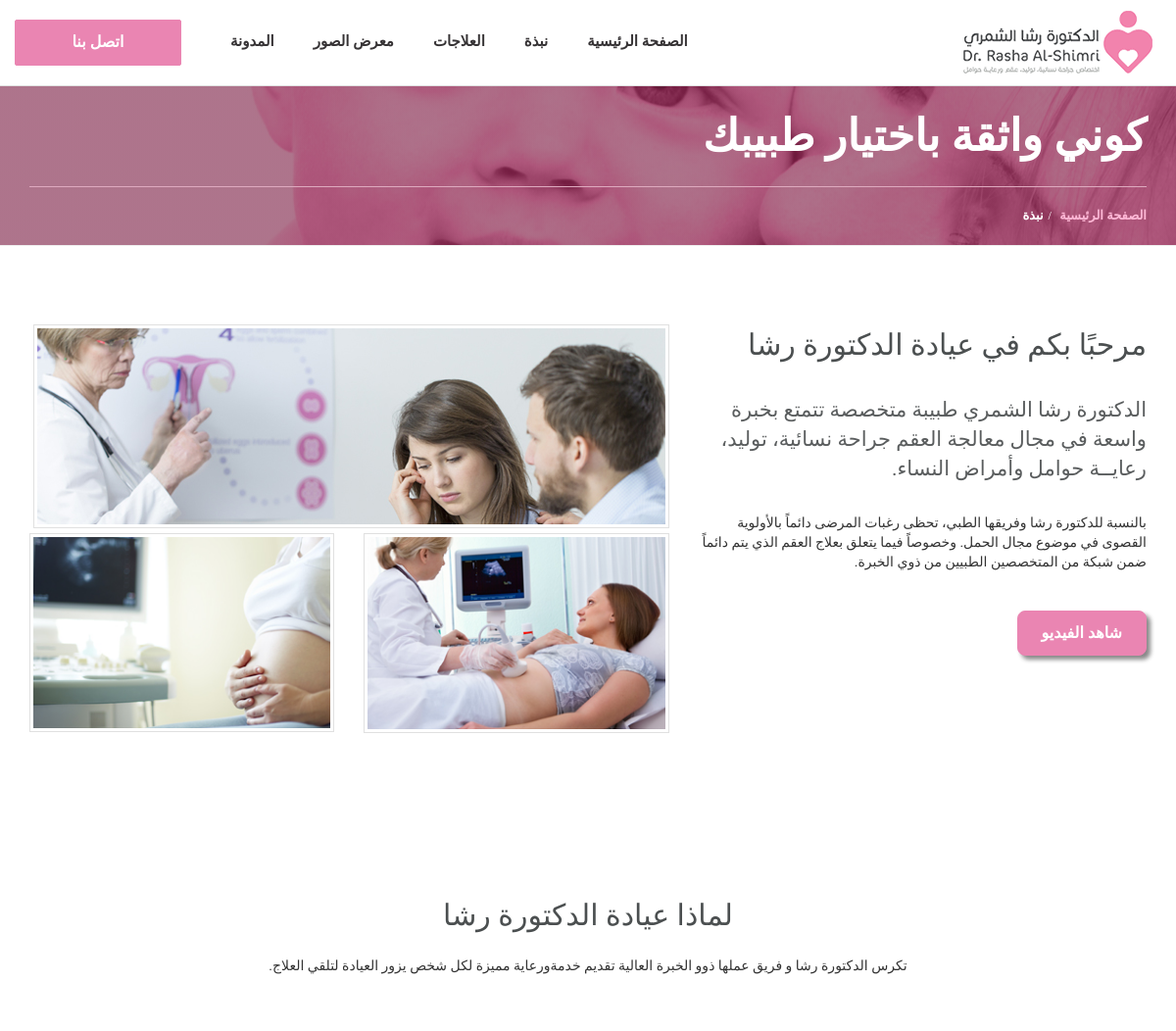
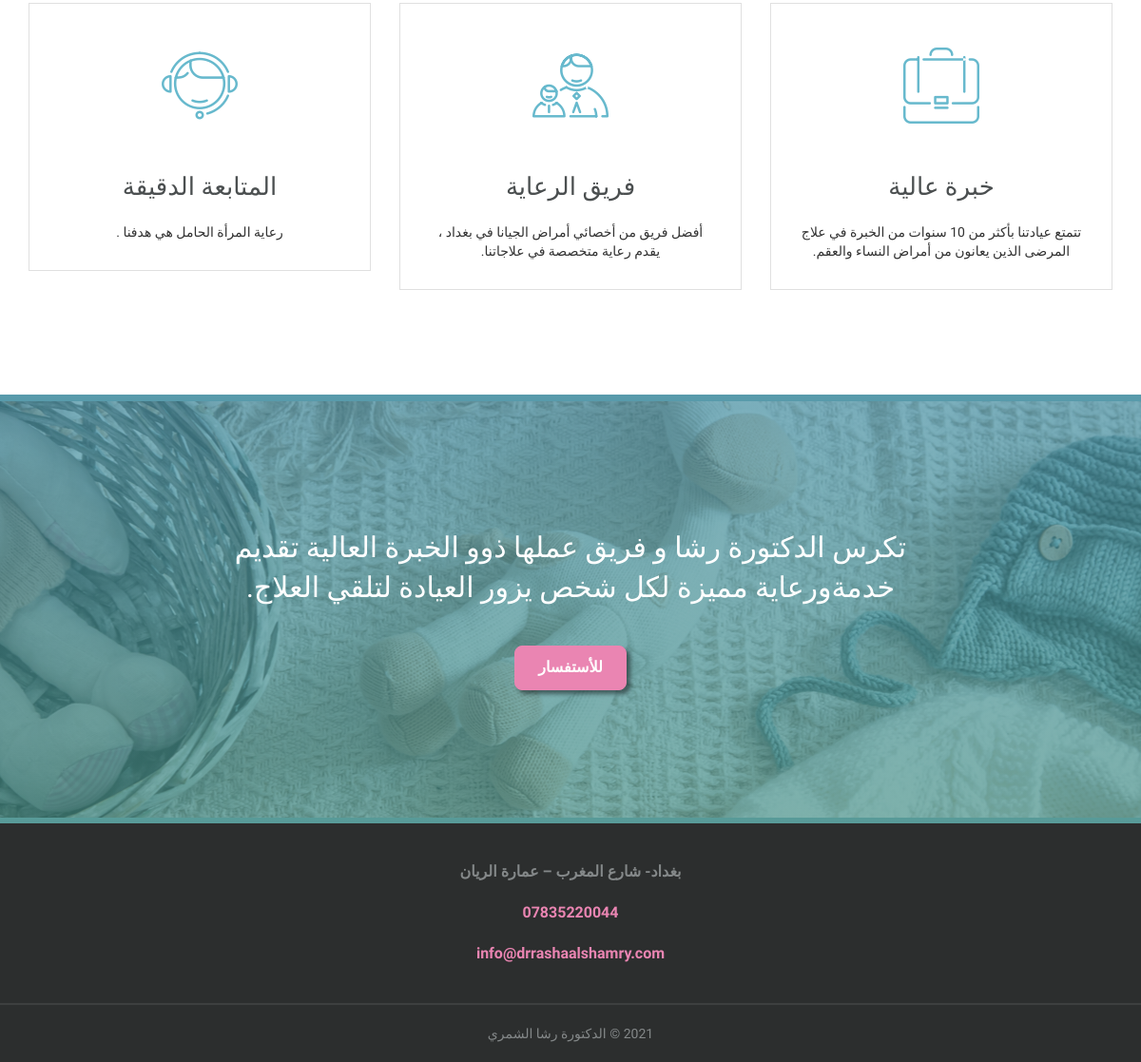
The page /about-us.php on the database its author committed (2 pictures, top to bottom).
### tables this page shows
CREATE TABLE `banner` (
  `banner_id` int(11) NOT NULL,
  `heading` text DEFAULT NULL,
  `description` text DEFAULT NULL,
  `photo` text DEFAULT NULL,
  `cta_link` text DEFAULT NULL,
  `button_lable` text DEFAULT NULL,
  `display_order` int(11) DEFAULT NULL,
  `lang_id` int(11) DEFAULT NULL,
  `is_active` tinyint(1) DEFAULT 1,
  `ar_heading` text DEFAULT NULL,
  `ar_description` text DEFAULT NULL,
  `ar_button_lable` text DEFAULT NULL,
  `ar_cta_link` text DEFAULT NULL
);

CREATE TABLE `lang` (
  `lang_id` int(11) NOT NULL,
  `lang_name` text NOT NULL,
  `en_value` text NOT NULL,
  `ar_value` text NOT NULL,
  `is_active` tinyint(1) NOT NULL DEFAULT 1,
  `lang_type` int(11) NOT NULL DEFAULT 0 COMMENT '0:is text, 1:is html	'
);

### functions.php (the view, shortened to what this page needs)
<?php
function getLang($langId){
	global $connection;
	if(isset($_SESSION['language']) && $_SESSION['language']=="ar"){
		$q=mysqli_query($connection,"SELECT ar_value
									 FROM lang
									 WHERE lang_id = '$langId'
									 AND is_active= 1 ");
	}else{
		$q=mysqli_query($connection,"SELECT en_value
									 FROM lang
									 WHERE lang_id = '$langId'
									 AND is_active= 1 ");
	}
	if(mysqli_num_rows($q)>0){
		$langData = mysqli_fetch_row($q);
		echo $langData[0];
	}else{
		echo" ";
	}
}
function getBanner($BannerId,$field){
	global $connection;
	if(isset($_SESSION['language']) && $_SESSION['language']=="ar"){
		$q=mysqli_query($connection,"SELECT ar_heading,
										ar_description,
										ar_button_lable,
										ar_cta_link,
										photo
									 FROM banner
									 WHERE banner_id = '$BannerId'
									 AND is_active= 1 ");
	}
	if(mysqli_num_rows($q)>0){
		$banner_field = mysqli_fetch_row($q);
		}else{
		echo 'Banner Not Found';
		}
	switch ($field) {
		case 'ar_heading':
			echo $banner_field[0] ;
			break;
			            case 'ar_button_lable':
			            	echo $banner_field[2];
			            	break;
				case 'ar_cta_link':
					echo $banner_field[3];
					break;
    	case 'photo':
    		echo $banner_field[4];
    		break;
	}
}
?>

### about-us.php (shortened to what this page needs)
<!DOCTYPE html>
<html dir="rtl"  lang="ar">
<head>
    <?php
        include('headerScripts.php');
    ?>
</head>
<body>
<?php
include('header.php');
?>
    <div class="page-header" style="background:linear-gradient(rgba(125, 36, 70, 0.5), rgba(125, 36, 70, 0.5)), rgba(125, 36, 70, 0.5) url(<?php getBanner(2,'photo');?>) no-repeat center">
        <div class="container">
            <div class="page-section">
                <div class="row">
                    <div class="col-lg-12 col-md-12 col-sm-12 col-xs-12">
                        <div class="page-caption">
                            <h1 class="page-title"><?php getBanner(2,'ar_heading') ?></h1>
                        </div>
                    </div>
                </div>
            </div>
        </div>
        <div class="page-breadcrumb">
            <div class="container">
                <div class="row">
                    <div class="col-md-12 col-sm-12 col-xs-12">
                        <ol class="breadcrumb">
                            <li><a href="index.php">الصفحة الرئيسية</a></li>
                            <li class="active">نبذة</li>
                        </ol>
                    </div>
                </div>
            </div>
        </div>
    </div>
    <div class="space-medium bg-white">
    <?php getLang(2);?>
    </div>
    <div class="space-medium">
        <?php getLang(3);?>
    </div>
    <div class="cta-img" style="background:linear-gradient(rgba(72, 145, 163, 0.7), rgba(72, 145, 136, 0.7)), rgba(72, 145, 163, 0.7) url(<?php getBanner(3,'photo') ?>) no-repeat center">
        <div class="container">
            <div class="row">
                <div class="col-lg-offset-2 col-lg-8 col-md-offset-2 col-md-8 col-sm-12 col-xs-12">
                    <div class="cta-content">
                        <h1 class="text-white mb40"><?php getBanner(3,'ar_heading') ?></h1>
                        <a href="<?php getBanner(3,'ar_cta_link') ?>" class="btn btn-default"><?php getBanner(3,'ar_button_lable') ?></a></div>
                </div>
            </div>
        </div>
    </div>
<?php
include('footer.php');
?>
</body>
</html>

### css/rtl-style.css (style rules this page uses)
h1, h2, h3, h4, h5, h6 { margin: 0px 0px 20px 0px; color: #4b4f50; font-weight: 400; }
h1 { font-size: 30px; line-height: 42px; }
h2 { font-size: 26px; line-height: 36px; }
a { color: #ea85b2; }
p { margin-bottom: 20px; }
p:last-child { margin-bottom: 0px; }
.section-title { margin-bottom: 60px; }
.text-white { color: #fff; }
.lead { color: #5a5d5e; font-size: 21px; line-height: 30px; }
.btn { display: inline-block; padding: 11px 24px; margin-bottom: 0; font-size: 16px; font-family: 'Almarai', sans-serif; line-height: 1.42857143; text-align: center; text-transform: uppercase; border-radius: 2px; letter-spacing: 0px; font-weight: 700; }
.btn-default { color: #fff; background-color: #67b9cd; border-color: #67b9cd; }
.space-medium { padding-top: 80px; padding-bottom: 80px; }
.mb30 { margin-bottom: 30px; }
.mb40 { margin-bottom: 40px; }
.bg-white { background-color: #fff; }
.well-block { background-color: #fff; padding: 30px; border: 1px solid #e0e0e0; }
.imghover { display: block; position: relative; max-width: 100%; }
.imghover::before, .imghover::after { display: block; position: absolute; content: ""; text-align: center; opacity: 0; }
.imghover::before { top: 0; left: 0; bottom: 0; right: 0; }
.imghover::after { top: 50%; right: 50%; width: 50px; height: 50px; line-height: 50px; margin: -25px -25px 0 0; content: "\f2a8"; font-family: "FontAwesome"; font-size: 36px; }
.page-header { background: linear-gradient(rgba(125, 36, 70, 0.5), rgba(125, 36, 70, 0.5)), rgba(125, 36, 70, 0.5) url(../images/page-header.jpg) no-repeat center; background-size: cover; margin: 0; padding: 0px; }
.page-section { padding: 150px 0px 0px 0px; }
.page-caption { border-bottom: 1px solid #deaabf; }
.page-title { color: #fff; font-size: 45px; line-height: 42px; margin-bottom: 30px; position: relative; display: inline-block; font-weight: 600; }
.page-breadcrumb { background-color: transparent; }
.page-breadcrumb .breadcrumb { padding: 20px 0px; margin-bottom: 0px; font-size: 13px; font-weight: 600; border: none; letter-spacing: 0px; text-transform: uppercase; background-color: transparent; }
.page-breadcrumb .breadcrumb>li a { color: #ffb9d7; }
.page-breadcrumb .breadcrumb>.active { color: #fff; }
.page-breadcrumb .breadcrumb>li+li:before { padding: 0 5px; color: #fff; content: "/"; font: normal normal normal 12px/1 FontAwesome; }
.breadcrumb>li { display: inline-block; }
.img-block { border: 1px solid #e0e0e0; padding: 3px; margin-bottom: 0px; display: inline-block; }
.img-block img { width: 100%; }
.feature-center-icon { color: #67b9cd; font-size: 80px; margin-bottom: 30px; }
.cta-img { background: linear-gradient(rgba(72, 145, 163, 0.7), rgba(72, 145, 136, 0.7)), rgba(72, 145, 163, 0.7) url(../images/full-cta.jpg) no-repeat center; padding: 140px 0px; background-size: cover; margin: 0; }
.cta-content { text-align: center; }
@media only screen and (max-width:1200px) { .page-section { padding: 30px 0px 0px 0px; } }
@media only screen and (max-width:1200px) { .feature-center { margin-bottom: 30px; } }
.btn-default { color: #fff; background-color: #ea85b2; border-color: #ea85b2; border-radius: 8px; box-shadow: 4px 4px 4px #0909097a; }

### rows shown on the page
banner: photo (picture), ar_heading "كوني واثقة باختيار طبيبك"
lang: ar_value "مرحبًا بكم في عيادة الدكتورة رشا الدكتورة رشا الشمري طبيبة متخصصة تتمتع بخبرة واسعة في مجال معالجة العقم جراحة نسائية، توليد، رعايــة حوامل وأمراض النساء. بالنسبة للدكتورة رشا وفريقها الطبي، تحظى رغبات المرضى دائماً بالأولوية القصوى في موضوع مجال الحمل. وخصوصاً فيما يتعلق بعلاج العقم الذي يتم دائماً ضمن شبكة من المتخصصين الطبيين من ذوي الخبرة. شاهد الفيديو", ar_value (picture)
lang: ar_value "لماذا عيادة الدكتورة رشا تكرس الدكتورة رشا و فريق عملها ذوو الخبرة العالية تقديم خدمةورعاية مميزة لكل شخص يزور العيادة لتلقي العلاج. خبرة عالية تتمتع عيادتنا بأكثر من 10 سنوات من الخبرة في علاج المرضى الذين يعانون من أمراض النساء والعقم. فريق الرعاية أفضل فريق من أخصائي أمراض الجيانا في بغداد ، يقدم رعاية متخصصة في علاجاتنا. المتابعة الدقيقة رعاية المرأة الحامل هي هدفنا ."
banner: photo (picture), ar_heading "تكرس الدكتورة رشا و فريق عملها ذوو الخبرة العالية تقديم خدمةورعاية مميزة لكل شخص يزور العيادة لتلقي العلاج.", ar_button_lable "للأستفسار"
